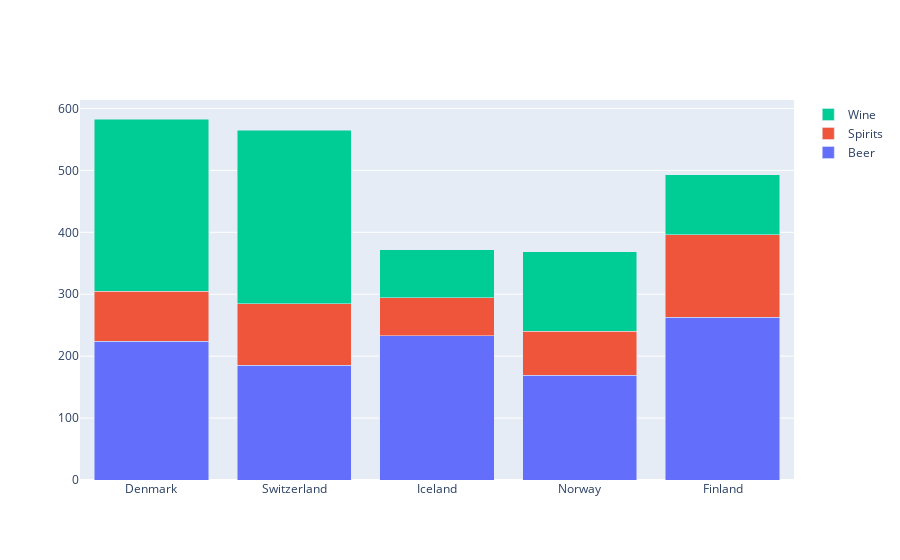

The cell this chart's notebook holds for it:
### Code cell
import plotly.graph_objects as go

fig = go.Figure(data=[
    go.Bar(name='Beer', x=top_five["country"], y=top_five["beer_percapita"]),
    go.Bar(name='Spirits', x=top_five["country"], y=top_five["spirit_percapita"]),
    go.Bar(name='Wine', x=top_five["country"], y=top_five["wine_percapita"])
])

# Change the bar mode
fig.update_layout(barmode='stack')
fig.show()

### Figure 1 — Plotly figure (JSON) as saved in the notebook; plotly's stock layout.template omitted (floating-point values rounded to 4 significant figures)
{"data": [{"name": "Beer", "type": "bar", "x": ["Denmark", "Switzerland", "Iceland", "Norway", "Finland"], "y": [224, 185, 233, 169, 263]}, {"name": "Spirits", "type": "bar", "x": ["Denmark", "Switzerland", "Iceland", "Norway", "Finland"], "y": [81, 100, 61, 71, 133]}, {"name": "Wine", "type": "bar", "x": ["Denmark", "Switzerland", "Iceland", "Norway", "Finland"], "y": [278, 280, 78, 129, 97]}], "layout": {"autosize": true, "barmode": "stack", "xaxis": {"autorange": true, "range": [-0.5, 4.5], "type": "category"}, "yaxis": {"autorange": true, "range": [0, 613.7], "type": "linear"}}}
